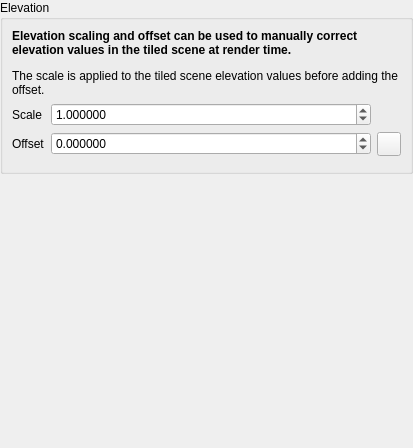
<?xml version="1.0" encoding="UTF-8"?>
<ui version="4.0">
 <class>QgsTiledSceneElevationPropertiesWidgetBase</class>
 <widget class="QWidget" name="QgsTiledSceneElevationPropertiesWidgetBase">
  <property name="geometry">
   <rect>
    <x>0</x>
    <y>0</y>
    <width>413</width>
    <height>448</height>
   </rect>
  </property>
  <property name="windowTitle">
   <string>Point Cloud Elevation Properties</string>
  </property>
  <layout class="QVBoxLayout" name="verticalLayout">
   <property name="leftMargin">
    <number>0</number>
   </property>
   <property name="topMargin">
    <number>0</number>
   </property>
   <property name="rightMargin">
    <number>0</number>
   </property>
   <property name="bottomMargin">
    <number>0</number>
   </property>
   <item>
    <widget class="QgsCollapsibleGroupBox" name="mCrsGroupBox_2">
     <property name="focusPolicy">
      <enum>Qt::StrongFocus</enum>
     </property>
     <property name="title">
      <string>Elevation</string>
     </property>
     <property name="checkable">
      <bool>false</bool>
     </property>
     <property name="syncGroup" stdset="0">
      <string notr="true">vectorgeneral</string>
     </property>
     <layout class="QGridLayout" name="gridLayout_2">
      <item row="2" column="1">
       <widget class="QgsDoubleSpinBox" name="mOffsetZSpinBox">
        <property name="decimals">
         <number>6</number>
        </property>
        <property name="minimum">
         <double>-99999999999.000000000000000</double>
        </property>
        <property name="maximum">
         <double>99999999999.000000000000000</double>
        </property>
       </widget>
      </item>
      <item row="3" column="0">
       <widget class="Line" name="line_3">
        <property name="orientation">
         <enum>Qt::Vertical</enum>
        </property>
       </widget>
      </item>
      <item row="1" column="1">
       <widget class="QgsDoubleSpinBox" name="mScaleZSpinBox">
        <property name="decimals">
         <number>6</number>
        </property>
        <property name="minimum">
         <double>0.000000000000000</double>
        </property>
        <property name="maximum">
         <double>99999999999.000000000000000</double>
        </property>
        <property name="value">
         <double>1.000000000000000</double>
        </property>
       </widget>
      </item>
      <item row="2" column="0">
       <widget class="QLabel" name="label">
        <property name="text">
         <string>Offset</string>
        </property>
       </widget>
      </item>
      <item row="1" column="0">
       <widget class="QLabel" name="label_2">
        <property name="text">
         <string>Scale</string>
        </property>
       </widget>
      </item>
      <item row="2" column="2">
       <widget class="QPushButton" name="mShiftZAxisButton">
        <property name="minimumSize">
         <size>
          <width>24</width>
          <height>24</height>
         </size>
        </property>
        <property name="maximumSize">
         <size>
          <width>24</width>
          <height>16777215</height>
         </size>
        </property>
        <property name="toolTip">
         <string>Automatically sets the offset so that the lowest point in the scene sits at an elevation of 0.</string>
        </property>
        <property name="icon">
         <iconset>
          <normalon>:/images/themes/default/mActionRefresh.svg</normalon>
         </iconset>
        </property>
       </widget>
      </item>
      <item row="0" column="0" colspan="3">
       <widget class="QLabel" name="label_3">
        <property name="text">
         <string>&lt;html&gt;&lt;head/&gt;&lt;body&gt;&lt;p&gt;&lt;span style=&quot; font-weight:600;&quot;&gt;Elevation scaling and offset can be used to manually correct elevation values in the tiled scene at render time.&lt;/span&gt;&lt;/p&gt;&lt;p&gt;The scale is applied to the tiled scene elevation values before adding the offset.&lt;/p&gt;&lt;/body&gt;&lt;/html&gt;</string>
        </property>
        <property name="wordWrap">
         <bool>true</bool>
        </property>
       </widget>
      </item>
     </layout>
    </widget>
   </item>
   <item>
    <spacer name="verticalSpacer">
     <property name="orientation">
      <enum>Qt::Vertical</enum>
     </property>
     <property name="sizeHint" stdset="0">
      <size>
       <width>20</width>
       <height>40</height>
      </size>
     </property>
    </spacer>
   </item>
  </layout>
 </widget>
 <customwidgets>
  <customwidget>
   <class>QgsDoubleSpinBox</class>
   <extends>QDoubleSpinBox</extends>
   <header>qgsdoublespinbox.h</header>
  </customwidget>
  <customwidget>
   <class>QgsCollapsibleGroupBox</class>
   <extends>QGroupBox</extends>
   <header>qgscollapsiblegroupbox.h</header>
   <container>1</container>
  </customwidget>
 </customwidgets>
 <tabstops>
  <tabstop>mCrsGroupBox_2</tabstop>
  <tabstop>mScaleZSpinBox</tabstop>
  <tabstop>mOffsetZSpinBox</tabstop>
  <tabstop>mShiftZAxisButton</tabstop>
 </tabstops>
 <resources/>
 <connections/>
</ui>
